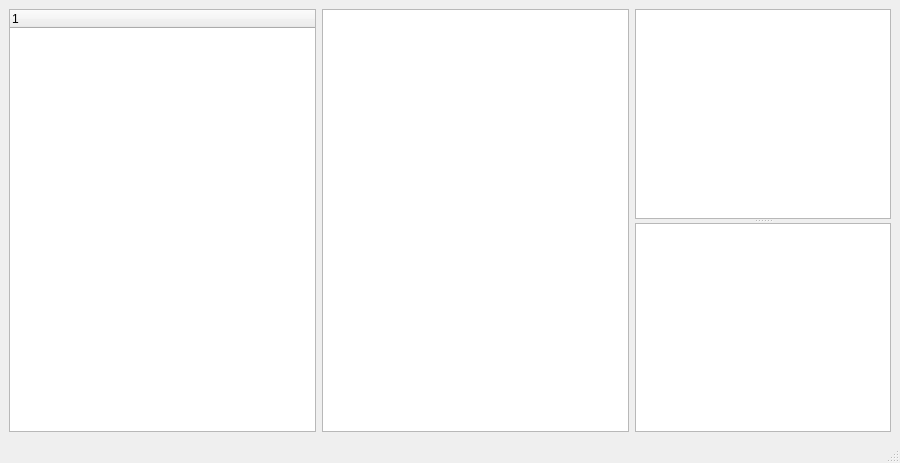
<?xml version="1.0" encoding="UTF-8"?>
<ui version="4.0">
 <class>MainWindow</class>
 <widget class="QMainWindow" name="MainWindow">
  <property name="geometry">
   <rect>
    <x>0</x>
    <y>0</y>
    <width>900</width>
    <height>463</height>
   </rect>
  </property>
  <property name="windowTitle">
   <string>ADECUA</string>
  </property>
  <widget class="QWidget" name="centralwidget">
   <layout class="QHBoxLayout" name="horizontalLayout">
    <item>
     <layout class="QGridLayout" name="gridLayout">
      <item row="0" column="0">
       <widget class="QTreeWidget" name="treeWidget">
        <column>
         <property name="text">
          <string notr="true">1</string>
         </property>
        </column>
       </widget>
      </item>
     </layout>
    </item>
    <item>
     <layout class="QGridLayout" name="gridLayout_2">
      <item row="0" column="0">
       <widget class="QGraphicsView" name="graphicsFlatView">
        <property name="layoutDirection">
         <enum>Qt::RightToLeft</enum>
        </property>
       </widget>
      </item>
     </layout>
    </item>
    <item>
     <widget class="QSplitter" name="splitter">
      <property name="orientation">
       <enum>Qt::Vertical</enum>
      </property>
      <widget class="QGraphicsView" name="graphicsFloorView"/>
      <widget class="QGraphicsView" name="graphicsFloorView_2"/>
     </widget>
    </item>
   </layout>
  </widget>
  <widget class="QMenuBar" name="menubar">
   <property name="geometry">
    <rect>
     <x>0</x>
     <y>0</y>
     <width>900</width>
     <height>21</height>
    </rect>
   </property>
  </widget>
  <widget class="QStatusBar" name="statusbar"/>
 </widget>
 <resources/>
 <connections/>
</ui>
